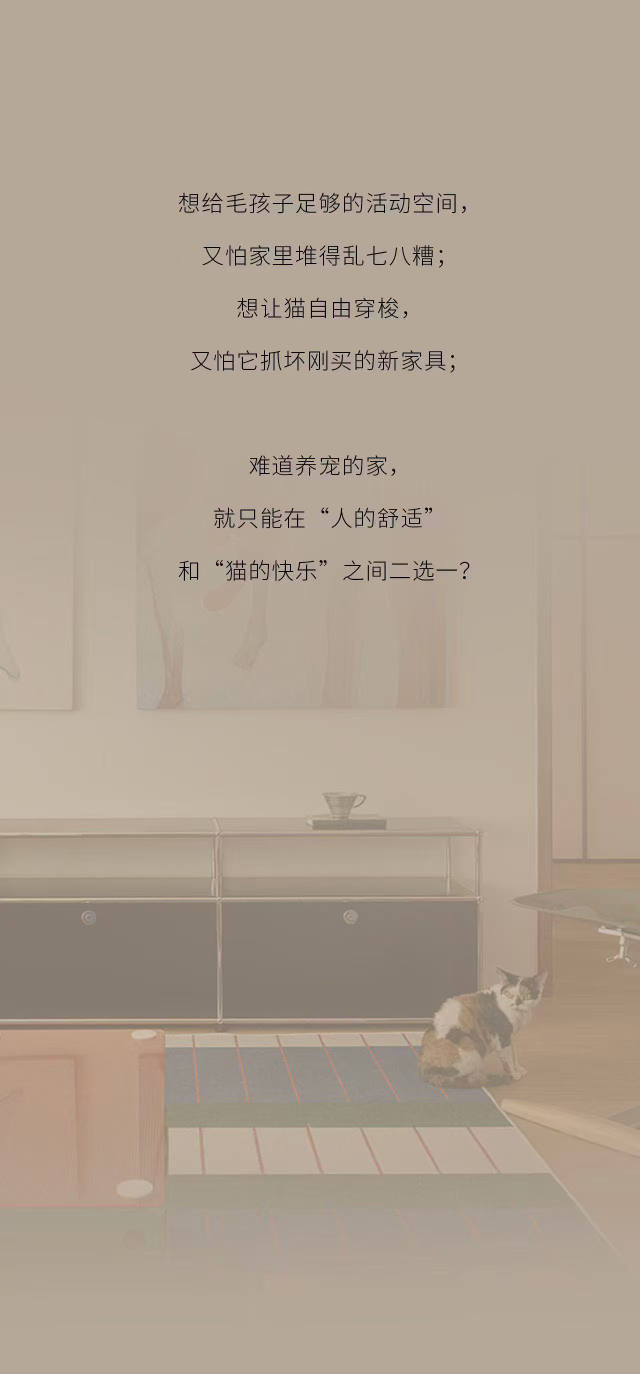
#> input picture .superpowers/brainstorm/visual-335ddc2fe98248ad8de4fb851029f0af/content/reference.jpg, 1280 x 2748 px (shown at 1/2 size)
$ python -i poster_image_compositor.py   (imports and definitions only)
#> lines starting #> are read from the running program, lines starting #| are printed output that depends on the picture
#> further down, picture is the input picture: PIL image 1280x2748 RGB; mean R, G, B 175.4, 161.4, 145.6
"""纯海报图片的程序化文字合成服务。

图片模型适合生成真实产品、室内空间和光影氛围，但中文长文案、品牌电话等像素级
内容不应该依赖模型自由绘制。本模块只负责把已经由文案 Agent 生成的短文案稳定
叠加到海报上方安全区；产品主体与空间仍来自图生图结果，朦胧质感由程序作稳定
收敛，避免不同图片供应商造成视觉风格漂移。

该服务不参与普通 HTML 仿写，也不改变绣蔓旧海报模板。只有新三品牌通用模板将
图片节点标记为 ``programmatic_text_v1`` 后，最终归档阶段才会调用这里。
"""

from __future__ import annotations

import io
import re
from typing import Any

from PIL import Image, ImageChops, ImageDraw, ImageFont, ImageOps
from PIL import ImageEnhance, ImageFilter


PROGRAMMATIC_POSTER_TEXT_OVERLAY_MODE = "programmatic_text_v1"

# Windows 开发环境与 Linux 容器分别提供中文字体。字体查找放在合成层，避免图片
# 生成供应商和文章后处理模块互相依赖；找不到中文字体时仍然使用 Pillow 回退字体，
# 不能因为字体包缺失而丢弃整篇文章。
_FONT_PATHS = (
    r"C:\Windows\Fonts\msyh.ttc",
    r"C:\Windows\Fonts\msyhbd.ttc",
    r"C:\Windows\Fonts\simhei.ttf",
    r"/usr/share/fonts/opentype/noto/NotoSansCJK-Regular.ttc",
    r"/usr/share/fonts/truetype/noto/NotoSansCJK-Regular.ttc",
    r"/usr/share/fonts/truetype/dejavu/DejaVuSans.ttf",
)


# [499 lines left out: functions apply_poster_text_overlay, build_continuous_poster_slices, _build_three_panel_poster_master, _load_panel_sources, _blend_panel_seam, _render_poster_master_slices and 7 more, not called in this run]


def _apply_hazy_visual_treatment(image: Image.Image) -> Image.Image:
    """给显式海报图片增加通用朦胧质感，并保持产品与空间仍可辨认。

    该处理位于最终图片归档边界，任何图片模型、ERP 原图尺寸或品牌文案都可以
    复用；它不改变普通 HTML 文章，因为普通文章不会携带 poster_copy。暖色层
    模拟参考图的柔和空气感，低强度模糊层降低硬边对比度，轻微降低颜色饱和度则
    避免不同品牌素材在同一组海报中出现突兀的高饱和跳变。
    """

    base = image.convert("RGBA")
    softened = base.filter(ImageFilter.GaussianBlur(radius=max(3, round(base.width * 0.006))))
    # 中等强度混合让背景真正产生柔焦空气感，同时保留约七成原图边缘信息；
    # 这比单纯增加色块透明度更接近参考图，也不会把产品轮廓直接抹掉。
    hazy = Image.blend(base, softened, 0.22)
    muted = ImageEnhance.Color(hazy).enhance(0.78)
    muted = ImageEnhance.Contrast(muted).enhance(0.86)
    warm_layer = Image.new("RGBA", muted.size, (196, 183, 166, 84))
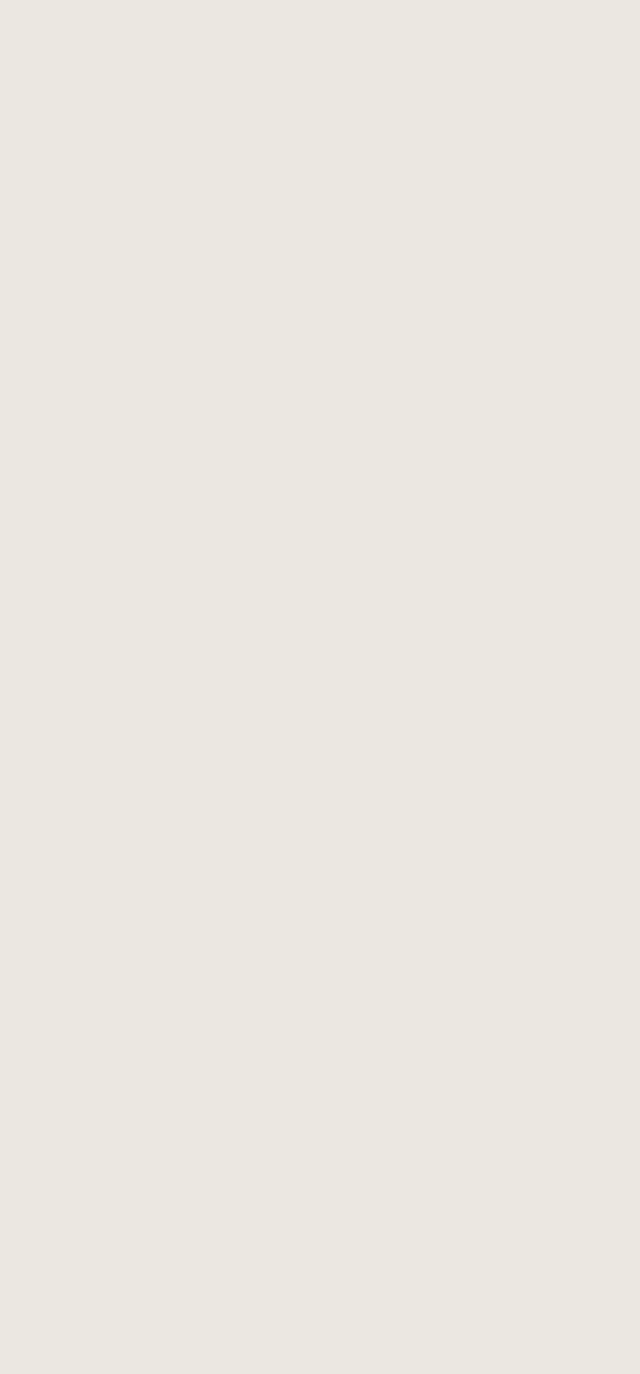
#> warm_layer: PIL image 1280x2748 RGBA (shown at 1/2 size); mean R, G, B, A 196, 183, 166, 84; transparent parts drawn white
    return Image.alpha_composite(muted, warm_layer)
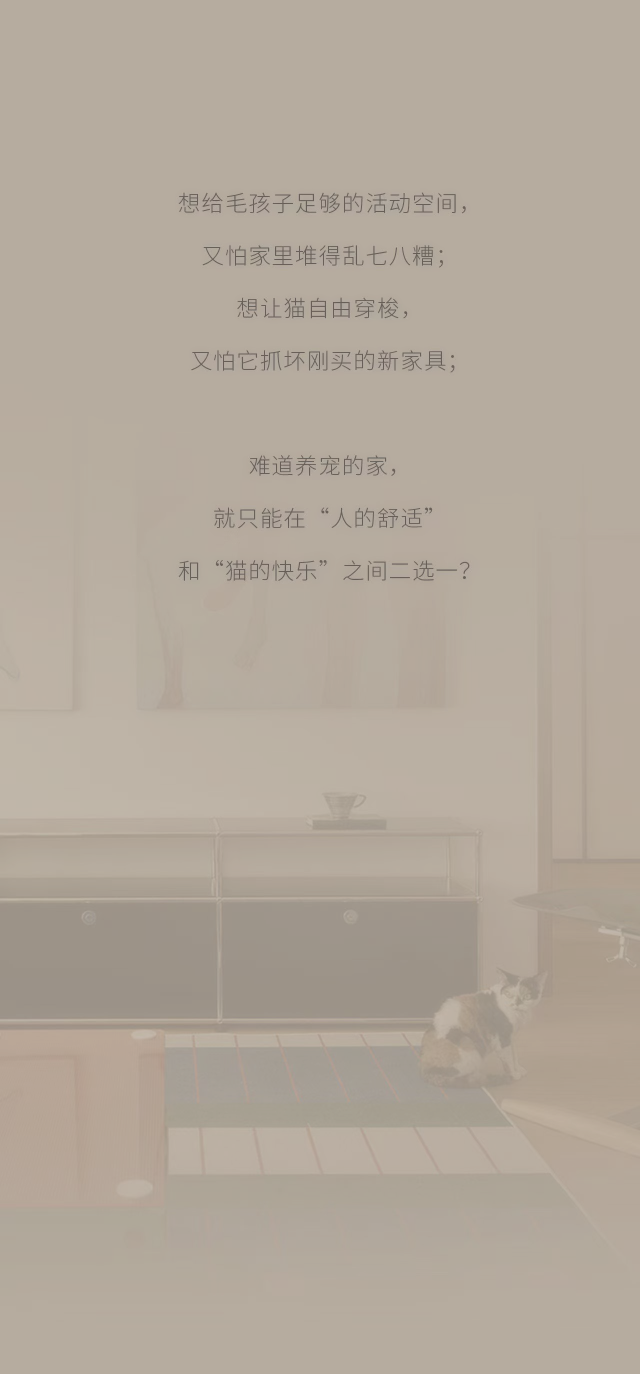
#> returned value: PIL image 1280x2748 RGBA (shown at 1/2 size); mean R, G, B, A 178.8, 168.3, 155.5, 255


# [95 lines left out: functions _draw_poster_copy, _encode_image, _load_font, _content_type_to_format, not called in this run]

>>> from PIL import Image
>>> picture = Image.open('../../../.superpowers/brainstorm/visual-335ddc2fe98248ad8de4fb851029f0af/content/reference.jpg')
>>> result = _apply_hazy_visual_treatment(picture)
